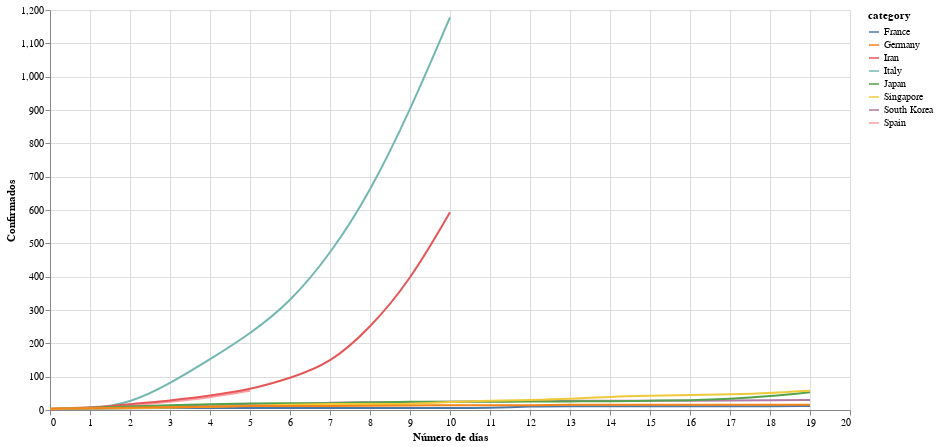

Source (notebook cell):
### Markdown cell above
### a 20 días

### Code cell
# collapse
# get data
response = requests.get('https://docs.google.com/spreadsheet/ccc?key=1Z7VQ5xlf3BaTx_LBBblsW4hLoGYWnZyog3jqsS9Dbgc&output=csv&gid=0')
assert response.status_code == 200, 'Wrong status code'
data = response.content
df = pd.read_csv(BytesIO(data))
df = df[df.columns[2:]][1:65].T.reset_index(drop=True)
col_names = df.iloc[0]
col_names[1] = 'Fecha'
df.columns = col_names
df = df.drop(df.index[0])
df['Fecha'] = pd.to_datetime(df['Fecha'], utc=True)
df = df.set_index('Fecha')
df = df.applymap(lambda a: str(a).replace(',',''))
df = df.apply(pd.to_numeric, errors='coerce')
keep = ['Spain', 'Italy', 'South Korea', 'Iran', 'Japan', 'France', 'Singapore', 'Germany']
df = df[keep]

# align data
aligned_data = {}
plus_days = 20
plus_spain = 6
plus_iran = 11
plus_italy = 11

aligned_data['Spain'] = np.array(df['Spain'][42:42+plus_spain])
aligned_data['Italy'] = np.array(df['Italy'][37:37+plus_italy])
aligned_data['South Korea'] = np.array(df['South Korea'][16:16+plus_days])
aligned_data['Iran'] = np.array(df['Iran'][37:37+plus_iran])
aligned_data['Japan'] = np.array(df['Japan'][14:14+plus_days])
aligned_data['France'] = np.array(df['France'][14:14+plus_days])
aligned_data['Singapore'] = np.array(df['Singapore'][12:12+plus_days])
aligned_data['Germany'] = np.array(df['Germany'][16:16+plus_days])
df_aligned = pd.DataFrame(dict([(k,pd.Series(v)) for k,v in aligned_data.items() ]))
df = df_aligned

# plot
source = df.reset_index().melt('index', var_name='category', value_name='Confirmados')
source.index = list(source.index)
source.index = source.index.astype(int)
selection = alt.selection_multi(fields=['category'], bind='legend')

alt.Chart(source).mark_line(interpolate='basis').encode(
    alt.X('index:Q', axis=alt.Axis(tickRound=True), title='Número de días'),
    alt.Y('Confirmados:Q'),
    alt.Color('category:N'),
    opacity=alt.condition(selection, alt.value(1), alt.value(0.2))
).properties(
    width=800, height=400
).add_selection(
    selection
)

### Figure 1 — Vega-Lite specification as saved in the notebook (floating-point values rounded to 4 significant figures; data arrays with more than 128 entries replaced by an {"elided": "..."} marker saying what was removed)
{"config": {"view": {"continuousWidth": 400, "continuousHeight": 300}}, "data": {"name": "data-48df41cac62710e230c7e94468dfb4f8"}, "mark": {"type": "line", "interpolate": "basis"}, "encoding": {"color": {"type": "nominal", "field": "category"}, "opacity": {"condition": {"value": 1, "selection": "selector031"}, "value": 0.2}, "x": {"type": "quantitative", "axis": {"tickRound": true}, "field": "index", "title": "Número de días"}, "y": {"type": "quantitative", "field": "Confirmados"}}, "height": 400, "selection": {"selector031": {"type": "multi", "fields": ["category"], "bind": "legend"}}, "width": 800, "$schema": "https://vega.github.io/schema/vega-lite/v4.0.2.json", "datasets": {"data-48df41cac62710e230c7e94468dfb4f8": {"elided": "160 records"}}}
